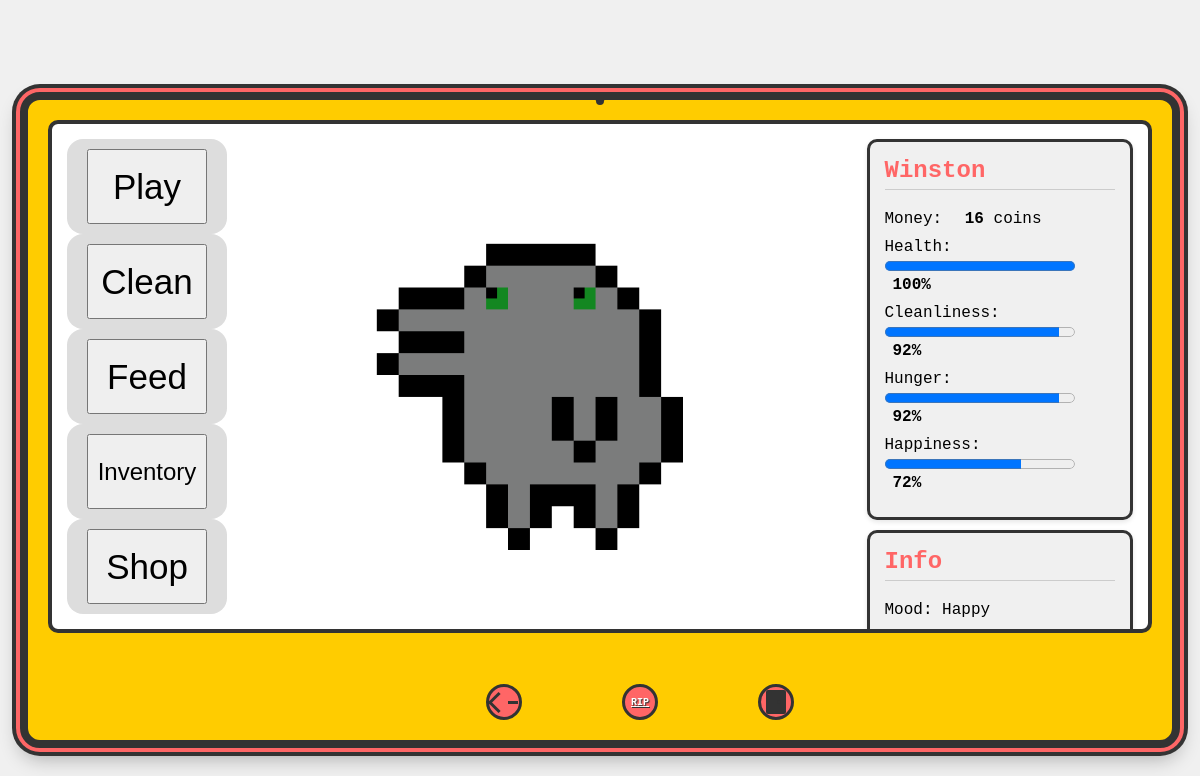
/home (signed in), run on the app's committed database.
### app/models.py (models this page shows, shortened)
class Pet(db.Model):
    id: so.Mapped[int] = so.mapped_column(primary_key=True)
    username: so.Mapped[str] = so.mapped_column(sa.String(64), index=True)
    personality: so.Mapped[str] = so.mapped_column(sa.String(64), index=True)
    clothing: so.Mapped[str] = so.mapped_column(sa.String(64), index=True)
    hunger: so.Mapped[int] = so.mapped_column(sa.Integer())
    cleanliness: so.Mapped[int] = so.mapped_column(sa.Integer())
    happiness: so.Mapped[int] = so.mapped_column(sa.Integer())
    health: so.Mapped[int] = so.mapped_column(sa.Integer())
    mood: so.Mapped[str] = so.mapped_column(sa.String(64), index=True)
    pet_type: so.Mapped[str] = so.mapped_column(sa.String(64))
    alive: so.Mapped[bool] = so.mapped_column(sa.Boolean)
    toy: so.Mapped[str] = so.mapped_column(sa.String(64), index=True, nullable=True)
    user_id: so.Mapped[int] = so.mapped_column(sa.ForeignKey('user.id'), nullable=False)
    user: so.Mapped['User'] = so.relationship(back_populates='pet')

class User(UserMixin, db.Model):
    id: so.Mapped[int] = so.mapped_column(primary_key=True)
    username: so.Mapped[str] = so.mapped_column(sa.String(64), index=True, unique=True)
    email: so.Mapped[str] = so.mapped_column(sa.String(120), index=True, unique=True)
    currency: so.Mapped[int] = so.mapped_column(sa.Integer(), nullable=True)
    password_hash: so.Mapped[Optional[str]] = so.mapped_column(sa.String(256))
    last_seen: so.Mapped[Optional[datetime]] = so.mapped_column(
        default=lambda: datetime.now(timezone.utc))
    pet: so.Mapped[Optional['Pet']] = so.relationship(
        back_populates='user',
        uselist=False  # Ensures one-to-one
    )
    graves: so.Mapped[List['Graveyard']] = so.relationship(back_populates='user')
    inventory: so.Mapped['Inventory'] = so.relationship(
        back_populates='user',
        uselist=False,
        cascade='all, delete-orphan'
    )

### app/routes.py (the view)
@app.route('/')
@app.route('/home')
@login_required
def home():
    pet = Pet.query.filter_by(user_id=current_user.id).first()
    if pet:
        return render_template('home.html', pet=pet)
    else:
        return redirect(url_for('adopt'))

### app/routes.py (called while the page is built)
@login.user_loader
def load_user(user_id):
    return db.session.get(User, int(user_id))

### app/templates/home.html (shortened to what this page needs)
{% extends "index.html" %}
{% block content %}
<div class="flex-container">
  <div class="flex-column">
    <div class="button">
      <button onclick="api_play()" id="playBtn" style="height:75px;width:120px;font-size:35px">Play</button>
    </div>
    <div class="button">
      <button onclick="api_clean()" id="cleanBtn" style="height:75px;width:120px;font-size:35px">Clean</button>
    </div>
    <div class="button">
      <button onclick="api_feed()" id="feedBtn" style="height:75px;width:120px;font-size:35px">Feed</button>
    </div>
    <div class="button">
      <a href="{{ url_for('inventory') }}">
        <button style="height:75px;width:120px;font-size:24px">Inventory</button>
      </a>
    </div>
    <div class="button">
      <a href="{{ url_for('shop') }}">
        <button style="height:75px;width:120px;font-size:35px">Shop</button>
      </a>
    </div>
  </div>
  <div class="info-column">
    <div class="info-box">
      <h2>{{ pet.username }}</h2>
      <div class="stat">
        <label>Money:</label>
        <span id="moneyDisplay">{{ current_user.currency }}</span> coins
      </div>
      <div class="stat">
        <label for="healthBar">Health:</label>
        <progress id="healthBar" value="{{ pet.health }}" max="100"></progress>
        <span id="healthVal">{{ pet.health }}%</span>
      </div>
      <div class="stat">
        <label for="cleanlinessBar">Cleanliness:</label>
        <progress id="cleanlinessBar" value="{{ pet.cleanliness }}" max="100"></progress>
        <span id="cleanlinessVal">{{ pet.cleanliness }}%</span>
      </div>
      <div class="stat">
        <label for="hungerBar">Hunger:</label>
        <progress id="hungerBar" value="{{ pet.hunger }}" max="100"></progress>
        <span id="hungerVal">{{ pet.hunger }}%</span>
      </div>
      <div class="stat">
        <label for="happinessBar">Happiness:</label>
        <progress id="happinessBar" value="{{ pet.happiness }}" max="100"></progress>
        <span id="happinessVal">{{ pet.happiness }}%</span>
      </div>
    </div>
    <div class="info-box">
      <h2>Info</h2>
      <p>Mood: {{ pet.mood }}</p>
    </div>
  </div>
</div>
<div class="tamagotchi-pet">
  <img src="../static/{{ pet.pet_type }}.png" height="350" width="350" class="jumping-image-abrupt" id="pet-image"/>
</div>
{% endblock %}

### app/templates/index.html (style rules this page uses)
body { font-family: 'Courier New', monospace; background-color: #f0f0f0; margin: 0; padding: 20px; display: flex; justify-content: center; align-items: center; min-height: 100vh; }
.tamagotchi-pet { width: 100px; height: 100px; position: absolute; top: 25%; left: 32%; transform: translate(-50%, -50%) translateX(-20%); animation: jumping-image-abrupt 0.5s steps(1, end) infinite; }
.jumping-image-abrupt { animation: jumpAbrupt 1s steps(1, end) infinite; }

### app/templates/home.html (style rules this page uses)
.button { background-color: #ddd; border: none; color: black; padding: 10px 20px; font-size: 30px; text-align: center; text-decoration: none; display: inline-block; margin: 0px 0px; cursor: pointer; border-radius: 16px; }
.flex-container { display: flex; flex-direction: row; justify-content: space-between; }
.flex-column { display: flex; flex-direction: column; }
.info-column { display: flex; flex-direction: column; width: 25%; padding-left: 20px; }
.info-box { background-color: #f0f0f0; border: 3px solid #333; border-radius: 10px; padding: 15px; margin-bottom: 10px; box-shadow: 0 2px 5px rgba(0,0,0,0.1); }
.info-box h2 { margin-top: 0; color: #ff6666; border-bottom: 1px solid #ccc; padding-bottom: 5px; }
.stat { margin-bottom: 10px; }
.stat label { margin-right: 5px; }
progress { vertical-align: middle; width: 190px; height: 20px; }
.info-box span { margin-left: 8px; font-weight: bold; }

### data on the page
Pet: username "Winston", health "100", cleanliness "92", hunger "92", happiness "72", mood "Happy", pet_type (picture)
User: currency "16"
